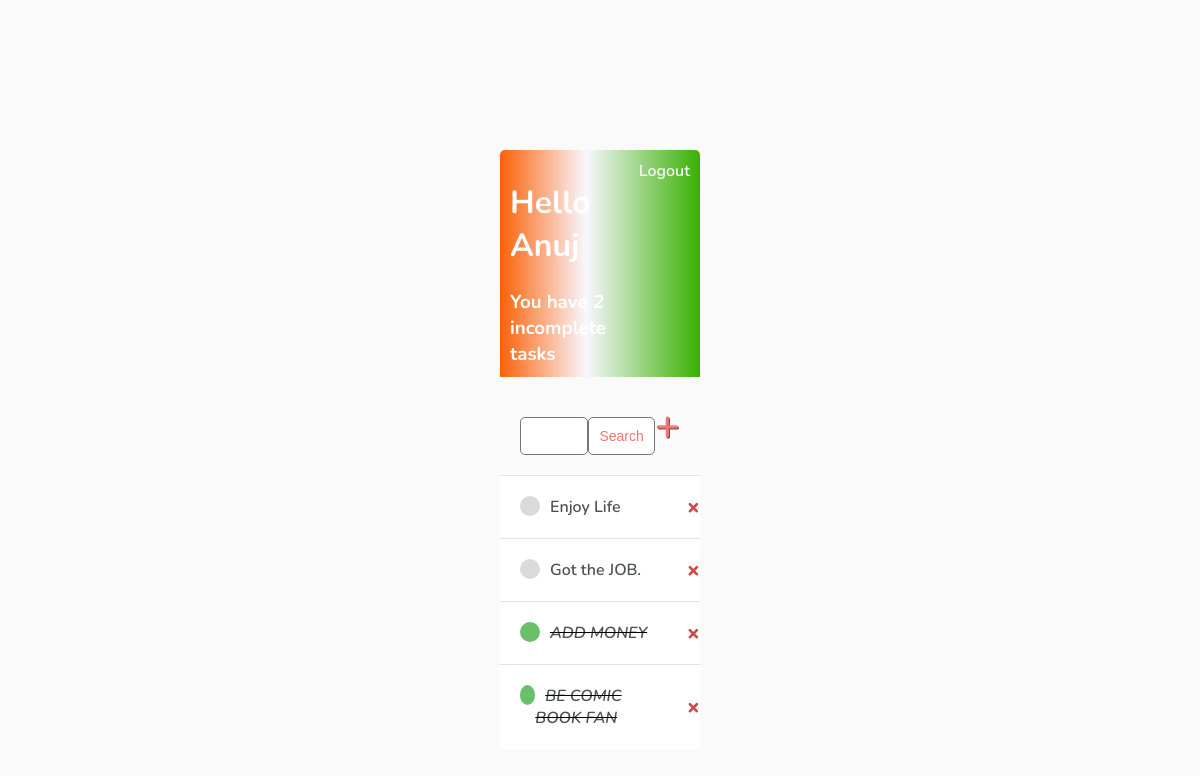
Before: / (signed in) with the older database file.
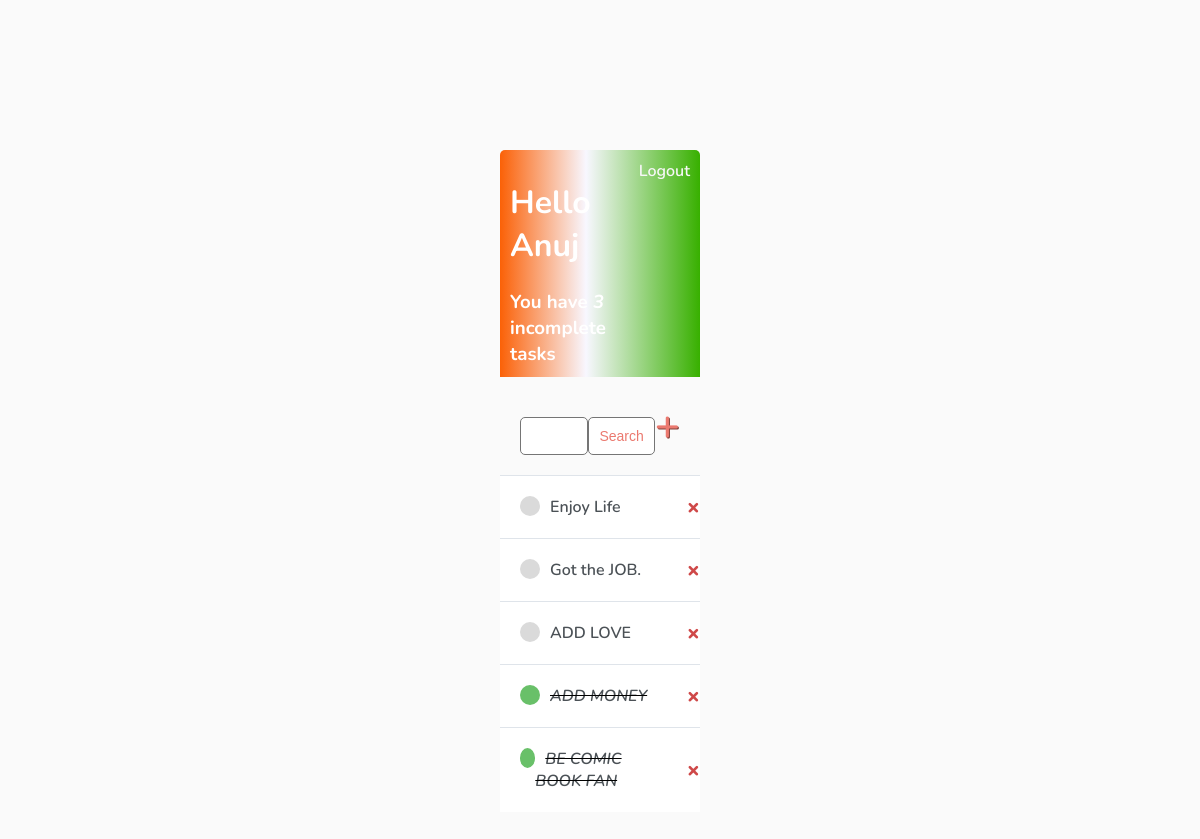
After: the same page with the newer database file.
### base/models.py (models this page shows)
class Task(models.Model):
    user = models.ForeignKey(
        User, on_delete=models.CASCADE, null=True, blank=True)
    title = models.CharField(max_length=200)
    description = models.TextField(null=True, blank=True)
    complete = models.BooleanField(default=False)
    created = models.DateTimeField(auto_now_add=True)
    def __str__(self):
        return self.title
    class Meta:
        ordering = ['complete']

### base/views.py (the view)
# urls.py: path('', TaskList.as_view(), name='tasks'),
class TaskList(LoginRequiredMixin, ListView):
    model = Task  # the db classes we have made in models.py and those were migrated
    context_object_name = 'tasks'
    def get_context_data(self, **kwargs):
        context = super().get_context_data(**kwargs)  # got context data from user class
        context['tasks'] = context['tasks'].filter(user=self.request.user)
        context['count'] = context['tasks'].filter(complete=False).count()
        search_input = self.request.GET.get('search-area') or ''
        if search_input:
            context['tasks'] = context['tasks'].filter(
                title__startswith=search_input) # only for first word in string of given list of tasks
        context['search_input'] = search_input # the given input text will be at search bar
        return context

### base/templates/base/task_list.html
{% extends 'base/main.html' %}
{% block content %}
    <div class="header-bar">
        <div>
            <h1>Hello {{request.user.username|title}}</h1>
            <h3 style="margin:0">You have <i>{{count}} </i>incomplete task{{ count|pluralize:"s" }}</h3>
        </div>
    {% if request.user.is_authenticated %}
        <a href="{% url 'logout' %}">Logout</a>
    {% else %}
        <a href="{% url 'login' %}">Login</a>
    {% endif %}
    </div>
<div id="search-add-wrapper">
     <form method="GET" style="margin-top: 20px; display: flex;">
        <input type="text" name="search-area" value="{{search_input}}">
        <input class="button" type="submit" value="Search">
     </form>
      <a id="add-link" href="{% url 'task-create' %}">&#x2b;</a>
</div>
<div class = "task-items-wrapper">
    {% for task in tasks %}
    <div class="task-wrapper">
        {% if task.complete %}
        <div class="task-title">
            <div class = "task-complete-icon"></div>
            <i><s><a href="{% url 'task-update' task.id %}">{{task}}</a></s></i>
        </div>
        <a class="delete-link" href="{% url 'task-delete' task.id %}">&#215;</a>
        {% else %}
        <div class="task-title">
            <div class = "task-incomplete-icon"></div>
            <a href="{% url 'task-update' task.id %}">{{task}}</a>
        </div>
        <a class="delete-link" href="{% url 'task-delete' task.id %}">&#215;</a>
        {% endif %}
    </div>
    {% empty %}
    <h3>No item in list</h3>
    {% endfor %}
</div>
{% endblock content %}

Changed rows visible on the page:
added Task: title "ADD LOVE"
Other visible differences:
{{ count }}: "2" → "3"
